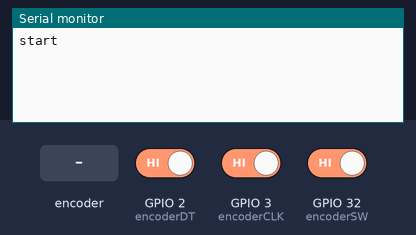
The sketch below on a simulated ESP32. Parts: the last lines printed to the serial monitor. Inputs (shaded band) come from the test bench; at power-on: GPIO 2 (encoderDT) HIGH, GPIO 32 (encoderSW) HIGH, GPIO 3 (encoderCLK) HIGH.

Above: at 1.2 s.
1.3 s: GPIO 2 (encoderDT) driven LOW
At 2.5 s:
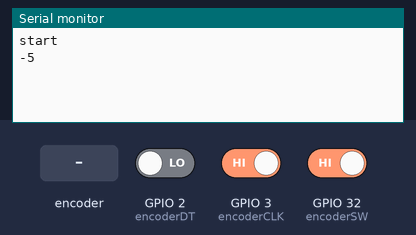
2.8 s: GPIO 32 (encoderSW) driven LOW
At 3.6 s:
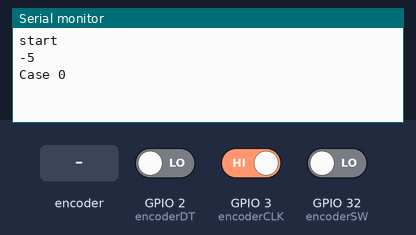
4.3 s: rotary encoder on GPIO 3 (encoderCLK) / GPIO 2 (encoderDT) turned 1 step (first pin leading)
At 5.1 s:
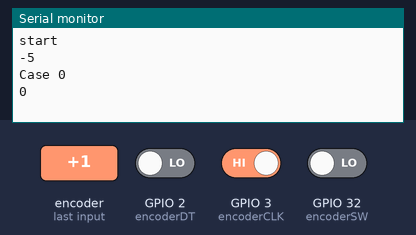
6.0 s: rotary encoder on GPIO 3 (encoderCLK) / GPIO 2 (encoderDT) turned 1 step (first pin leading)
At 6.4 s:
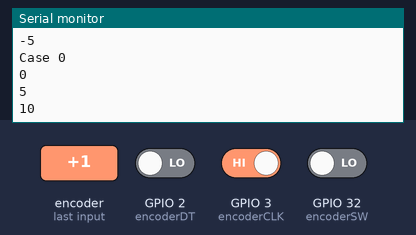
Timing chart, 0 to 8.7 s (numbered marks = the images above; inputs shaded):
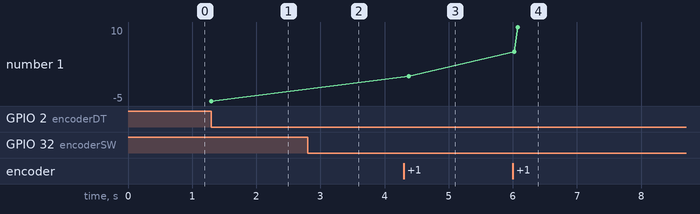

The sketch:

rotaryencoderTest.ino
```cpp
/*
  Forklaring til pins:
  GND - ground-pin
  + - 5V-pin
  SW - button-pin (encoder0pinC i denne koden)
  For rotasjon:
  DT - Output A
  CLK - OutputB
*/

//Variables for rotary encoder
const int encoderDT = 2; //Må være koblet til pin 2 for å fungere optimalt
const int encoderCLK = 3; //Må være koblet til pin 3 for å fungere optimalt
const int encoderSW = 32; //Button
volatile int encoder0Pos = 0;
int REpushCount = 0;     //how many times the button on the rotary encoder has been pushed


void setup() {
  pinMode(encoderSW, INPUT_PULLUP);
  pinMode(encoderDT, INPUT_PULLUP);       // turn on pull-up resistor
  pinMode(encoderCLK, INPUT_PULLUP);       // turn on pull-up resistor
  attachInterrupt(digitalPinToInterrupt(encoderDT), doEncoder, CHANGE);  // encoder pin on interrupt 0 - pin 2
  attachInterrupt(digitalPinToInterrupt(encoderSW), encoderState, FALLING); //Button

  Serial.begin (115200);
  Serial.println("start");                // a personal quirk
}

void loop() {

}
void encoderState() {
  if (REpushCount > 2) {
    REpushCount = 0;
  }

  switch (REpushCount)
  {
    case 0:
      //adjustTime();
      Serial.println("Case 0");
      //printText("RTpushCount: " + REpushCount, 0, 140, 3, ILI9341_WHITE, tft);
      break;
    case 1:
      Serial.println("Case 1");
      //printText("RTpushCount: " + REpushCount, 0, 140, 3, ILI9341_WHITE, tft);
      break;
    case 2:
      Serial.println("Case 2");
      //printText("RTpushCount: " + REpushCount, 0, 140, 3, ILI9341_WHITE, tft);
      break;
    default:
      break;
  }
  REpushCount++;
}


void doEncoder() {

  /* If pinA and pinB are both high or both low, it is spinning
     forward. If they're different, it's going backward.
  */
  if (digitalRead(encoderDT) == digitalRead(encoderCLK)) {
    encoder0Pos += 5;
  } else {
    encoder0Pos -= 5;
  }

  Serial.println (encoder0Pos, DEC);
}
```

Measured:
- after the input at 1.3 s, the serial monitor: prints a new line at once (image 1)
- after the input at 2.8 s, the serial monitor: prints a new line at once (image 2)
- after the input at 4.3 s, the serial monitor: prints a new line after 0.08 s (image 3)
- after the input at 6.0 s, the serial monitor: prints a new line at once (image 4)
- plotted number 1: 0 → 10 after the input at 6.0 s
